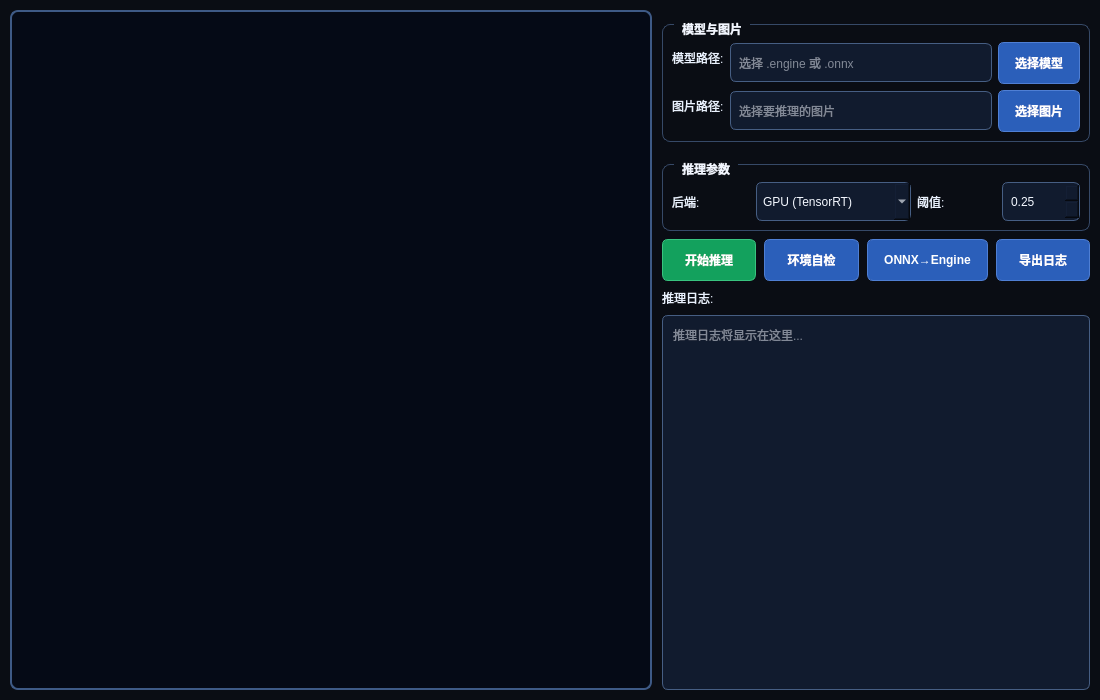
<?xml version="1.0" encoding="UTF-8"?>
<ui version="4.0">
 <class>OfflineVerifyForm</class>
 <widget class="QDialog" name="OfflineVerifyForm">
  <property name="geometry">
   <rect>
    <x>0</x>
    <y>0</y>
    <width>1100</width>
    <height>700</height>
   </rect>
  </property>
  <property name="windowTitle">
   <string>离线验证</string>
  </property>
  <property name="styleSheet">
   <string notr="true">
    QDialog {
        background-color: #0a0d14;
        color: #eef4ff;
    }
    QGroupBox {
        color: #f2f6ff;
        border: 1px solid #364967;
        border-radius: 8px;
        margin-top: 14px;
        padding-top: 8px;
        font-weight: bold;
    }
    QGroupBox::title { left: 12px; padding: 0 6px; top: -2px; }
    QLabel {
        color: #eaf2ff;
    }
    QLineEdit, QDoubleSpinBox, QComboBox {
        background-color: #111b2e;
        border: 1px solid #465e83;
        border-radius: 6px;
        color: #f4f8ff;
        selection-background-color: #2f62bb;
        selection-color: #ffffff;
        padding: 6px;
        min-height: 25px;
    }
    QLineEdit:focus, QDoubleSpinBox:focus {
        border: 1px solid #4f7fd4;
    }
    QComboBox QAbstractItemView {
        background: #111b2e;
        color: #f4f8ff;
        border: 1px solid #4a6287;
        selection-background-color: #2f62bb;
        selection-color: #ffffff;
        outline: 0px;
    }
    QPushButton {
        background-color: #2b5fba;
        border: 1px solid #4f7fd4;
        border-radius: 6px;
        color: #ffffff;
        min-height: 32px;
        font-weight: 700;
        padding: 4px 16px;
    }
    QPushButton:hover { background: #3d73ce; }
    QPushButton#btnStartInfer {
        background-color: #13a15d;
        border: 1px solid #38c47f;
    }
    QPushButton#btnStartInfer:hover { background: #19bc6d; }
    QPlainTextEdit {
        background: #111b2e;
        border: 1px solid #465e83;
        border-radius: 6px;
        color: #f4f8ff;
        selection-background-color: #2f62bb;
        selection-color: #ffffff;
        padding: 6px;
        font-family: 'Consolas', 'Courier New', monospace;
        font-size: 12px;
    }
   </string>
  </property>
  <layout class="QHBoxLayout" name="mainLayout">
   <property name="spacing">
    <number>10</number>
   </property>
   <property name="leftMargin">
    <number>10</number>
   </property>
   <property name="topMargin">
    <number>10</number>
   </property>
   <property name="rightMargin">
    <number>10</number>
   </property>
   <property name="bottomMargin">
    <number>10</number>
   </property>
   <!-- 左侧：图片显示区域 -->
   <item>
    <widget class="QGraphicsView" name="imageView">
     <property name="sizePolicy">
      <sizepolicy hsizetype="Expanding" vsizetype="Expanding">
       <horstretch>3</horstretch>
       <verstretch>0</verstretch>
      </sizepolicy>
     </property>
     <property name="minimumSize">
      <size>
       <width>400</width>
       <height>300</height>
      </size>
     </property>
     <property name="styleSheet">
      <string notr="true">background-color: #050a16; border: 2px solid #3e5a86; border-radius: 8px;</string>
     </property>
    </widget>
   </item>
   <!-- 右侧：控制面板 -->
   <item>
    <widget class="QWidget" name="rightPanel" native="true">
     <property name="sizePolicy">
      <sizepolicy hsizetype="Preferred" vsizetype="Preferred">
       <horstretch>2</horstretch>
       <verstretch>0</verstretch>
      </sizepolicy>
     </property>
     <property name="minimumSize">
      <size>
       <width>320</width>
       <height>0</height>
      </size>
     </property>
     <layout class="QVBoxLayout" name="rightPanelLayout">
      <property name="spacing">
       <number>8</number>
      </property>
      <property name="leftMargin">
       <number>0</number>
      </property>
      <property name="topMargin">
       <number>0</number>
      </property>
      <property name="rightMargin">
       <number>0</number>
      </property>
      <property name="bottomMargin">
       <number>0</number>
      </property>
      <!-- 模型与图片 -->
      <item>
       <widget class="QGroupBox" name="groupModel">
        <property name="title">
         <string>模型与图片</string>
        </property>
        <layout class="QFormLayout" name="formModel">
         <property name="verticalSpacing">
          <number>6</number>
         </property>
         <item row="0" column="0">
          <widget class="QLabel" name="lblModelPath">
           <property name="text">
            <string>模型路径:</string>
           </property>
          </widget>
         </item>
         <item row="0" column="1">
          <layout class="QHBoxLayout" name="modelPathLayout">
           <item>
            <widget class="QLineEdit" name="editModelPath">
             <property name="readOnly">
              <bool>true</bool>
             </property>
             <property name="placeholderText">
              <string>选择 .engine 或 .onnx</string>
             </property>
            </widget>
           </item>
           <item>
            <widget class="QPushButton" name="btnSelectModel">
             <property name="text">
              <string>选择模型</string>
             </property>
            </widget>
           </item>
          </layout>
         </item>
         <item row="1" column="0">
          <widget class="QLabel" name="lblImagePath">
           <property name="text">
            <string>图片路径:</string>
           </property>
          </widget>
         </item>
         <item row="1" column="1">
          <layout class="QHBoxLayout" name="imagePathLayout">
           <item>
            <widget class="QLineEdit" name="editImagePath">
             <property name="readOnly">
              <bool>true</bool>
             </property>
             <property name="placeholderText">
              <string>选择要推理的图片</string>
             </property>
            </widget>
           </item>
           <item>
            <widget class="QPushButton" name="btnSelectImage">
             <property name="text">
              <string>选择图片</string>
             </property>
            </widget>
           </item>
          </layout>
         </item>
        </layout>
       </widget>
      </item>
      <!-- 推理参数 -->
      <item>
       <widget class="QGroupBox" name="groupInferParams">
        <property name="title">
         <string>推理参数</string>
        </property>
        <layout class="QHBoxLayout" name="inferParamsLayout">
         <item>
          <widget class="QLabel" name="lblBackend">
           <property name="text">
            <string>后端:</string>
           </property>
          </widget>
         </item>
         <item>
          <widget class="QComboBox" name="cmbDevice">
           <item>
            <property name="text">
             <string>GPU (TensorRT)</string>
            </property>
           </item>
           <item>
            <property name="text">
             <string>CPU (OpenCV-DNN)</string>
            </property>
           </item>
           <item>
            <property name="text">
             <string>GPU (OpenCV-CUDA)</string>
            </property>
           </item>
          </widget>
         </item>
         <item>
          <widget class="QLabel" name="lblOfflineScore">
           <property name="text">
            <string>阈值:</string>
           </property>
          </widget>
         </item>
         <item>
          <widget class="QDoubleSpinBox" name="valOfflineScore">
           <property name="maximum">
            <double>1.000000000000000</double>
           </property>
           <property name="singleStep">
            <double>0.050000000000000</double>
           </property>
           <property name="value">
            <double>0.250000000000000</double>
           </property>
          </widget>
         </item>
        </layout>
       </widget>
      </item>
      <!-- 操作按钮 -->
      <item>
       <layout class="QHBoxLayout" name="actionButtons">
        <item>
         <widget class="QPushButton" name="btnStartInfer">
          <property name="text">
           <string>开始推理</string>
          </property>
         </widget>
        </item>
        <item>
         <widget class="QPushButton" name="btnEnvCheck">
          <property name="text">
           <string>环境自检</string>
          </property>
         </widget>
        </item>
        <item>
         <widget class="QPushButton" name="btnOnnxToEngine">
          <property name="text">
           <string>ONNX→Engine</string>
          </property>
         </widget>
        </item>
        <item>
         <widget class="QPushButton" name="btnExportLog">
          <property name="text">
           <string>导出日志</string>
          </property>
         </widget>
        </item>
       </layout>
      </item>
      <!-- 日志面板 -->
      <item>
       <widget class="QLabel" name="lblLogTitle">
        <property name="text">
         <string>推理日志:</string>
        </property>
       </widget>
      </item>
      <item>
       <widget class="QPlainTextEdit" name="txtLog">
        <property name="readOnly">
         <bool>true</bool>
        </property>
        <property name="placeholderText">
         <string>推理日志将显示在这里...</string>
        </property>
       </widget>
      </item>
     </layout>
    </widget>
   </item>
  </layout>
 </widget>
 <resources/>
 <connections/>
</ui>
